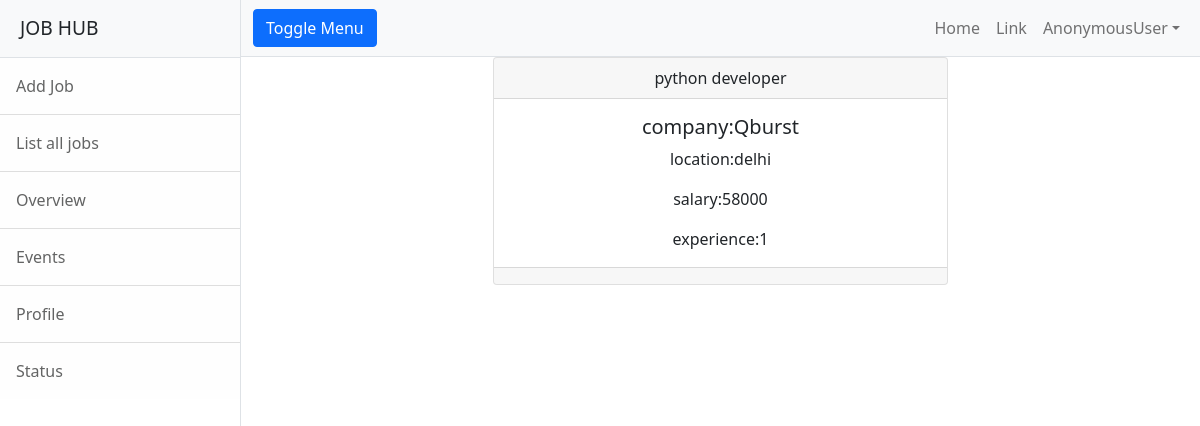
Screenshot of /employer/jobs/detail/10 with the database file from the repository.
### employer/models.py (models this page shows, shortened)
class Jobs(models.Model):
    job_title=models.CharField(max_length=150)
    company_name=models.CharField(max_length=150)
    location=models.CharField(max_length=100)
    salary=models.PositiveIntegerField(null=True)
    experience=models.PositiveIntegerField(default=0)

### employer/views.py (the view)
# urls.py: path('jobs/detail/<int:id>',views.Jobdetailview.as_view(),name='emp-jobdetail'),
class Jobdetailview(DetailView):
    model = Jobs
    context_object_name = "job"
    template_name = "emp-jobdetail.html"
    pk_url_kwarg = "id"

### employer/templates/emp-jobdetail.html
{%extends 'base.html'%}
{%block body_block%}
<div class="row">
    <div class="col-3"></div>
    <div class="col-6">
        <div class="card text-center">
  <div class="card-header">
      {{job.job_title}}
  </div>
  <div class="card-body">
    <h5 class="card-title">company:{{job.company_name}}</h5>
    <p class="card-text">location:{{job.location}}</p>
      <p class="card-text">salary:{{job.salary}}</p>
      <p class="card-text">experience:{{job.experience}}</p>
  </div>
  <div class="card-footer text-muted">
  </div>
</div>
    </div>
    <div class="col-3"></div>
</div>
{%endblock%}

### rows the page displays
Jobs: job_title "python developer", company_name "Qburst", location "delhi", salary "58000", experience "1"

### other values shown
{{ request.user }} "AnonymousUser"
